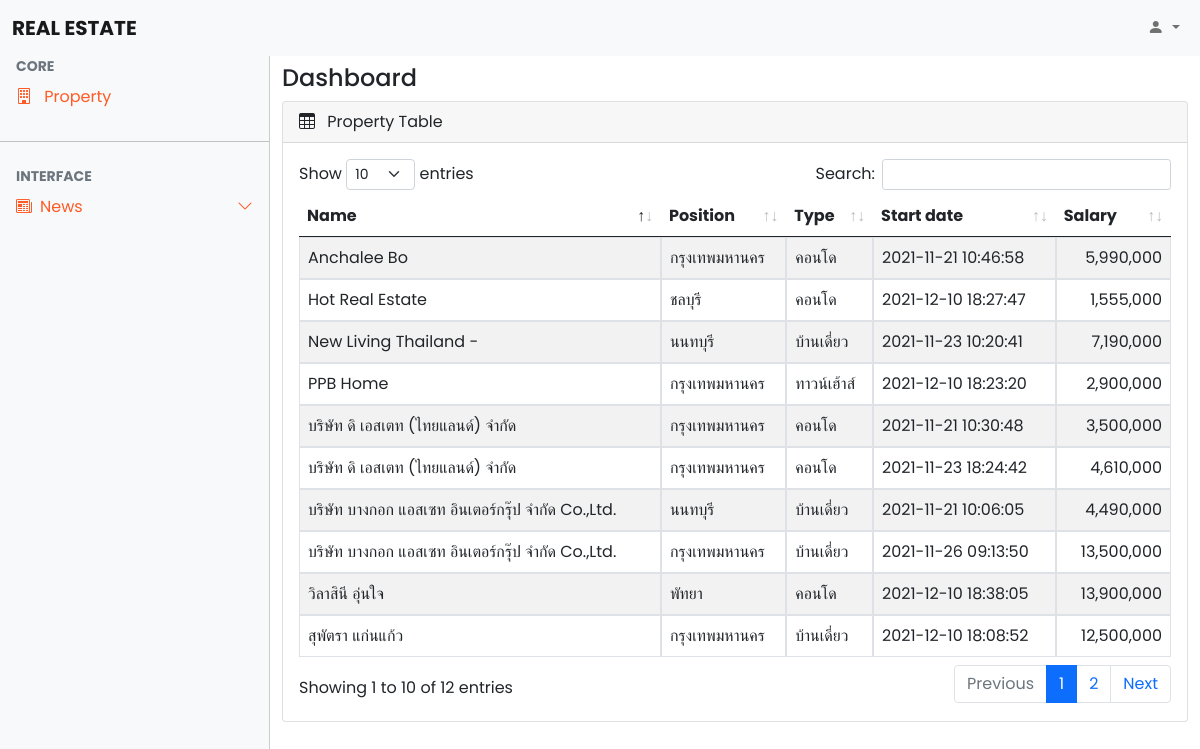
Page /admain.php (signed in) on the committed database.
### tables this page shows
CREATE TABLE `property_db` (
  `pro_id` int(11) NOT NULL,
  `u_id` int(11) NOT NULL,
  `pname` varchar(200) NOT NULL,
  `pselects` varchar(100) NOT NULL,
  `plocation` varchar(200) NOT NULL,
  `pcity` varchar(200) NOT NULL,
  `pdescription` varchar(1000) NOT NULL,
  `ptotalcost` varchar(50) NOT NULL,
  `pbed` int(100) NOT NULL,
  `pbath` int(100) NOT NULL,
  `pfloorarea` int(100) NOT NULL,
  `ppricearea` int(100) NOT NULL,
  `pimage` varchar(100) NOT NULL,
  `pimage2` varchar(100) NOT NULL,
  `pimage3` varchar(100) NOT NULL,
  `pimage4` varchar(100) NOT NULL,
  `lat` varchar(50) NOT NULL,
  `lng` varchar(50) NOT NULL,
  `pusername` varchar(200) NOT NULL,
  `pphone` int(12) NOT NULL,
  `pemail` varchar(100) NOT NULL,
  `pcreated_on` timestamp NOT NULL DEFAULT current_timestamp()
);

### admain.php (the view, shortened to what this page needs)
<?php
$conn = mysqli_connect("localhost", "root", "", "register_db");
if (!isset($_SESSION['adusername'])) {
    header("Location: adlogin.php");
} else {
?>
    <!DOCTYPE html>
    <html lang="en">
    <head>
        <link rel="stylesheet" href="bootstrap/css/bootstrap.min.css" />
        <link rel="stylesheet" href="https://cdn.jsdelivr.net/npm/bootstrap-icons@1.4.1/font/bootstrap-icons.css" />
        <link rel="stylesheet" href="bootstrap/css/dataTables.bootstrap5.min.css" />
        <link rel="stylesheet" href="https://cdn.jsdelivr.net/npm/bootstrap-icons@1.6.1/font/bootstrap-icons.css">
        <link rel="stylesheet" href="css/styleadmin.css" />
    </head>
    <body>
        <nav class="navbar navbar-expand-lg navbar-light bg-light fixed-top">
            <div class="container-fluid">
                <div class="bn">
                    <a class="navbar-brand fw-bold text-uppercase me-auto" href="admain.php">Real Estate</a>
                </div>
                <div class="collapse navbar-collapse" id="navbarSupportedContent">
                    <ul class="navbar-nav mb-2 mb-lg-0">
                        <li class="nav-item dropdown">
                            <a class="nav-link dropdown-toggle" href="#" id="navbarDropdown" role="button" data-bs-toggle="dropdown" aria-expanded="false">
                                <i class="bi bi-person-fill"></i>
                            </a>
                        </li>
                    </ul>
                </div>
            </div>
        </nav>
        <div class="offcan">
            <div class="offcanvas offcanvas-start bg-light sidebar-nav" tabindex="-1" id="offcanvasExample" aria-labelledby="offcanvasExampleLabel">
                <div class="offcanvas-body p-0">
                    <nav class="navbar-dark">
                        <ul class="navbar-nav">
                            <div class="navapp">
                                <li>
                                    <div class="text-muted small fw-bold text-uppercase px-3">CORE</div>
                                </li>
                                <li>
                                    <a href="admain.php" class="nav-link px-3 active">
                                        <span class="me-2">
                                            <i class="bi bi-building"></i>
                                        </span>
                                        <span>Property</span>
                                    </a>
                                </li>
                                <li class="my-4">
                                    <hr class="dropdown-divider" />
                                </li>
                                <li>
                                    <div class="text-muted small fw-bold text-uppercase px-3">interface</div>
                                </li>
                                <li>
                                    <a class="nav-link px-3 sidebar-link" data-bs-toggle="collapse" href="#collapseExample" role="button" aria-expanded="false" aria-controls="collapseExample">
                                        <span class="me-2">
                                            <i class="bi bi-newspaper"></i>
                                        </span>
                                        <span>News</span>
                                        <span class="right-icon ms-auto"><i class="bi bi-chevron-down"></i></span>
                                    </a>
                                </li>
                            </div>
                        </ul>
                    </nav>
                </div>
            </div>
        </div>
        <main class="mt-5 pt-3">
            <div class="container-fluid">
                <div class="row">
                    <div class="col-md-12">
                        <h4>Dashboard</h4>
                    </div>
                </div>
                <div class="row">
                    <div class="col-md-12 mb-3">
                        <div class="card">
                            <div class="card-header">
                                <span><i class="bi bi-table me-2"></i></span> Property Table
                            </div>
                            <div class="card-body">
                                <div class="table-responsive">
                                    <table id="example" class="table table-striped data-table" style="width: 100%">
                                        <thead>
                                            <tr>
                                                <th>Name</th>
                                                <th>Position</th>
                                                <th>Type</th>
                                                <th>Start date</th>
                                                <th>Salary</th>
                                            </tr>
                                        </thead>
                                        <tbody>
                                            <?php
                                            $query = "SELECT * FROM property_db";
                                            $query_run = mysqli_query($conn, $query);
                                            while ($row = mysqli_fetch_array($query_run)) {
                                            ?>
                                                <tr>
                                                    <td class="border"><?php echo $row['pusername']; ?></td>
                                                    <td class="border"><?php echo $row['pcity']; ?></td>
                                                    <td class="border"><?php echo $row['pselects']; ?></td>
                                                    <td class="border"><?php echo $row['pcreated_on']; ?></td>
                                                    <td class="border text-end"><?php echo number_format($row['ptotalcost']); ?></td>
                                                </tr>
                                            <?php
                                            }
                                            ?>
                                        </tbody>
                                    </table>
                                </div>
                            </div>
                        </div>
                    </div>
                </div>
        </main>
    </body>
    </html><?php } ?>

### css/styleadmin.css (style rules this page uses)
body, button { font-family: 'Poppins', sans-serif; }
:root { --offcanvas-width: 270px; --topNavbarHeight: 56px; }
.sidebar-nav { width: var(--offcanvas-width); }
.sidebar-link { display: flex; align-items: center; }
.sidebar-link .right-icon { display: inline-flex; transform: all ease 0.25s; }
.navapp li a span { color: #ff5a26; }
@media (min-width: 992px) { body { overflow: auto !important; } }
@media (min-width: 992px) { main { margin-left: var(--offcanvas-width); } }
@media (min-width: 992px) { .sidebar-nav { transform: none; visibility: visible !important; top: var(--topNavbarHeight); height: calc(100% - var(--topNavbarHeight)); } }

### rows in the picture
property_db: pusername "บริษัท บางกอก แอสเซท อินเตอร์กรุ๊ป จำกัด Co.,Ltd.", pcity "นนทบุรี", pselects "บ้านเดี่ยว", pcreated_on "2021-11-21 10:06:05", ptotalcost "4,490,000"
property_db: pusername "บริษัท ดิ เอสเตท (ไทยแลนด์) จำกัด", pcity "กรุงเทพมหานคร", pselects "คอนโด", pcreated_on "2021-11-21 10:30:48", ptotalcost "3,500,000"
property_db: pusername "Anchalee Bo", pcity "กรุงเทพมหานคร", pselects "คอนโด", pcreated_on "2021-11-21 10:46:58", ptotalcost "5,990,000"
property_db: pusername "New Living Thailand -", pcity "นนทบุรี", pselects "บ้านเดี่ยว", pcreated_on "2021-11-23 10:20:41", ptotalcost "7,190,000"
property_db: pusername "บริษัท ดิ เอสเตท (ไทยแลนด์) จำกัด", pcity "กรุงเทพมหานคร", pselects "คอนโด", pcreated_on "2021-11-23 18:24:42", ptotalcost "4,610,000"
property_db: pusername "บริษัท บางกอก แอสเซท อินเตอร์กรุ๊ป จำกัด Co.,Ltd.", pcity "กรุงเทพมหานคร", pselects "บ้านเดี่ยว", pcreated_on "2021-11-26 09:13:50", ptotalcost "13,500,000"
property_db: pusername "สุพัตรา แก่นแก้ว", pcity "กรุงเทพมหานคร", pselects "บ้านเดี่ยว", pcreated_on "2021-12-10 18:08:52", ptotalcost "12,500,000"
property_db: pusername "PPB Home", pcity "กรุงเทพมหานคร", pselects "ทาวน์เฮ้าส์", pcreated_on "2021-12-10 18:23:20", ptotalcost "2,900,000"
property_db: pusername "Hot Real Estate", pcity "ชลบุรี", pselects "คอนโด", pcreated_on "2021-12-10 18:27:47", ptotalcost "1,555,000"
property_db: pusername "วิลาสินี อุ่นใจ", pcity "พัทยา", pselects "คอนโด", pcreated_on "2021-12-10 18:38:05", ptotalcost "13,900,000"
